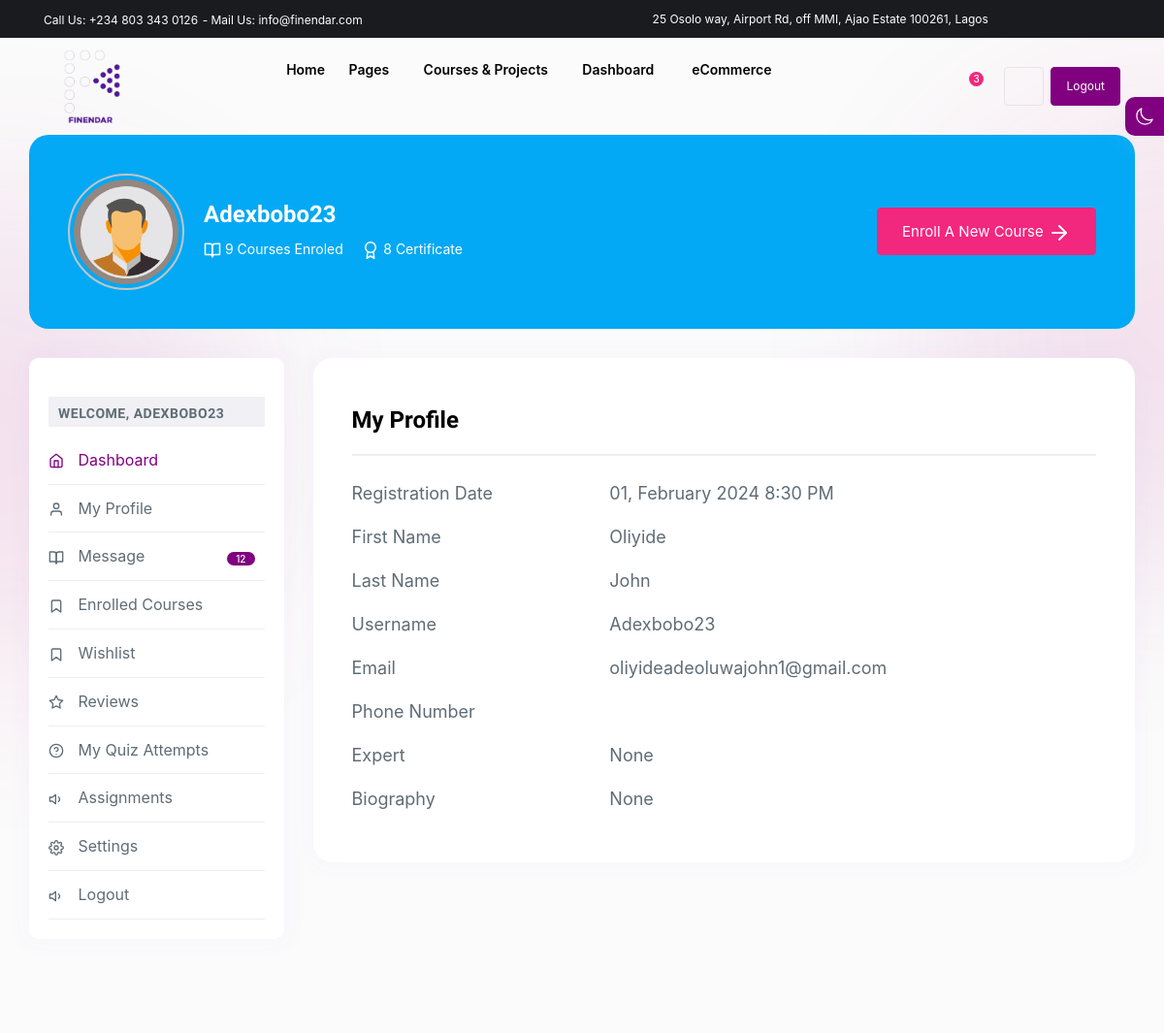
Page /participant/my-profile/ (signed in, upper part) on the earlier database version.
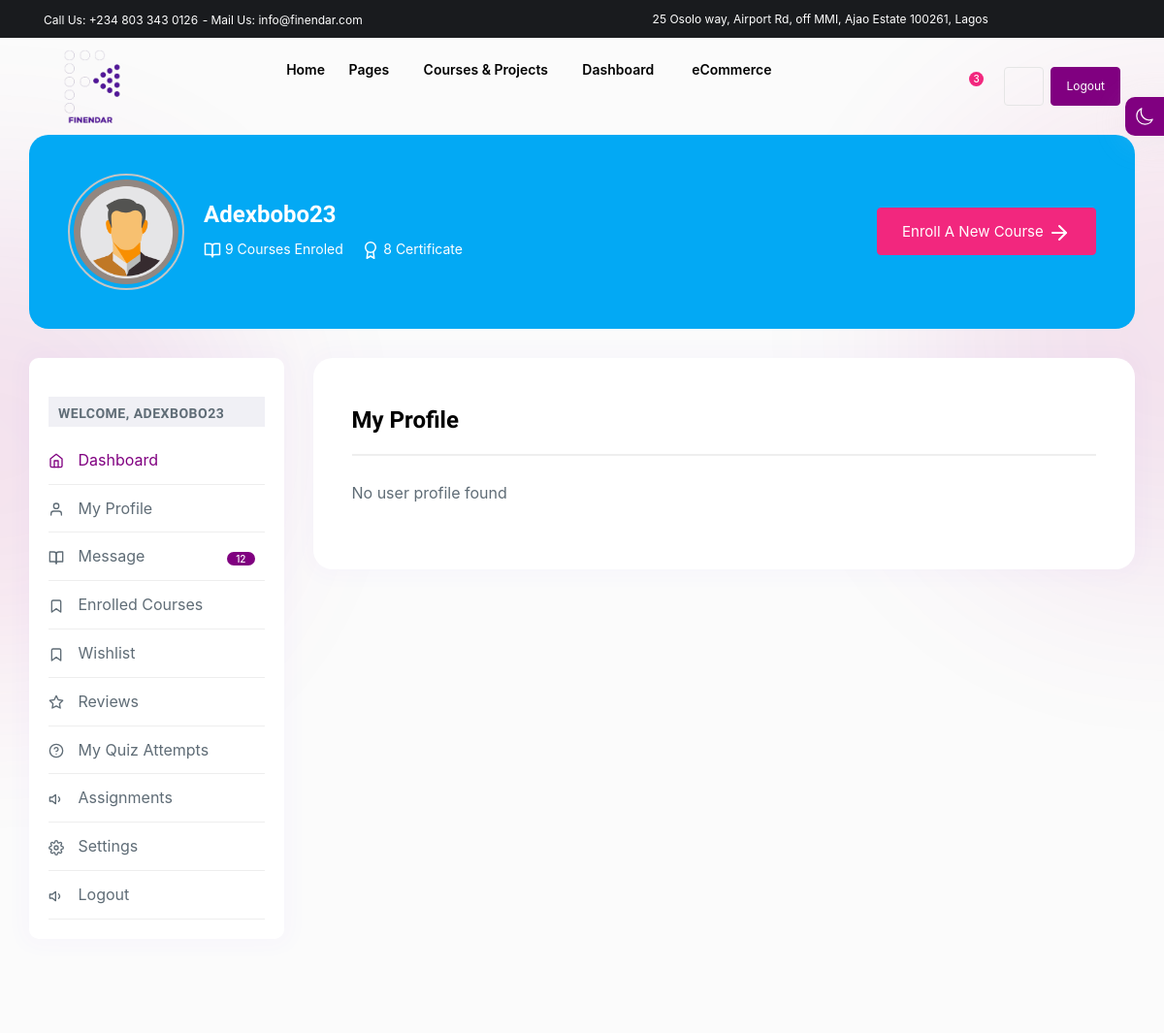
Same page on the later database version.
### userauth/models.py (models this page shows, shortened)
class Participant(AbstractUser):
    agreed_to_terms = models.BooleanField(default=False)
    groups = models.ManyToManyField(Group, related_name='participants')
    user_permissions = models.ManyToManyField(Permission, related_name='participant_permissions')

### participant/models.py (models this page shows, shortened)
class UserProfile(models.Model):
    user = models.OneToOneField(get_user_model(), on_delete=models.CASCADE)
    phone_number = models.CharField(max_length=15, blank=True, null=True)
    display_name = models.CharField(max_length=50, default='display_name')
    skill_occupation = models.CharField(max_length=100, blank=True, null=True)
    website_link = models.URLField(default='')
    bio = models.TextField(blank=True, null=True)
    profile_image = models.ImageField(upload_to='participant_profile_images/', blank=True, null=True)
    facebook = models.URLField(default='')
    twitter = models.URLField(default='')
    linkedin = models.URLField(default='')
    pinterest = models.URLField(default='')
    dribbble = models.URLField(default='')
    behance = models.URLField(default='')
    github = models.URLField(default='')

### participant/views.py (the view)
# urls.py: path('my-profile/', myprofile, name='my-profile'),
@login_required(login_url='login')
def myprofile(request):
    try:
        user_profile = UserProfile.objects.get(user=request.user)
    except ObjectDoesNotExist:
        user_profile = None
    return render(request, 'dashboard/student-profile.html', {'user_profile': user_profile})

### templates/dashboard/student-profile.html (shortened to what this page needs)
{% extends 'base.html' %}
{% load static %}
        {% block content%}
        <div class="dashboardarea sp_bottom_100">
            <div class="container-fluid full__width__padding">
                <div class="row">
                    <div class="col-xl-12">
                        <div class="dashboardarea__wraper">
                            <div class="dashboardarea__img">
                                <div class="dashboardarea__inner student__dashboard__inner">
                                    <div class="dashboardarea__left">
                                        <div class="dashboardarea__left__img">
                                            {% if user_profile and user_profile.profile_image and user_profile.profile_image.url %}
                                                <img loading="lazy"  src="{{ user_profile.profile_image.url }}" alt="">
                                            {% else %}
                                                <img loading="lazy" src="{% static '/img/avatar.jpg' %}" alt="" height="120px" width="50px">
                                            {% endif %}
                                        </div>
                                        {% if user.is_authenticated %}
                                        <div class="dashboardarea__left__content">
                                            <h4>{{user.username}}</h4>
                                            <ul>
                                                <li>
                                                9 Courses Enroled
                                                </li>
                                                <li>
                                                    8 Certificate
                                                </li>
                                            </ul>
                                        </div>
                                        {% endif %}
                                    </div>
                                    <div class="dashboardarea__right">
                                        <div class="dashboardarea__right__button">
                                            <a class="default__button" href="create-course.html">Enroll A New Course
                                                <svg xmlns="http://www.w3.org/2000/svg" width="24" height="24" viewBox="0 0 24 24" fill="none" stroke="currentColor" stroke-width="2" stroke-linecap="round" stroke-linejoin="round" class="feather feather-arrow-right"><line x1="5" y1="12" x2="19" y2="12"></line><polyline points="12 5 19 12 12 19"></polyline></svg></a>
                                        </div>
                                    </div>
                                </div>
                            </div>
                        </div>
                    </div>
                </div>
            </div>
            <div class="dashboard">
                <div class="container-fluid full__width__padding">
                    <div class="row">
                        <div class="col-xl-3 col-lg-3 col-md-12">
                            <div class="dashboard__inner sticky-top">
                                {% if user.is_authenticated %}
                                <div class="dashboard__nav__title">
                                    <h6>Welcome, {{user.username}} </h6>
                                </div>
                                {% endif %}
                                <div class="dashboard__nav">
                                    <ul>
                                        <li>
                                            <a class="active" href="{% url 'participant-dashboard' %}">
                                                Dashboard</a>
                                        </li>
                                        <li>
                                            <a href="{% url 'my-profile' %}">
                                                <svg xmlns="http://www.w3.org/2000/svg" width="24" height="24" viewBox="0 0 24 24" fill="none" stroke="currentColor" stroke-width="2" stroke-linecap="round" stroke-linejoin="round" class="feather feather-user"><path d="M20 21v-2a4 4 0 0 0-4-4H8a4 4 0 0 0-4 4v2"></path><circle cx="12" cy="7" r="4"></circle></svg>
                                                My Profile</a>
                                        </li>
                                        <li>
                                            <a href="{% url 'student-message' %}">
                                                Message</a><span class="dashboard__label">12</span>
                                        </li>
                                        <li>
                                            <a href="{% url 'my-course' %}">
                                                <svg xmlns="http://www.w3.org/2000/svg" width="24" height="24" viewBox="0 0 24 24" fill="none" stroke="currentColor" stroke-width="2" stroke-linecap="round" stroke-linejoin="round" class="feather feather-bookmark"><path d="M19 21l-7-5-7 5V5a2 2 0 0 1 2-2h10a2 2 0 0 1 2 2z"></path></svg>
                                                Enrolled Courses</a>
                                        </li>
                                        <li>
                                            <a href="{% url 'my-wishlist' %}">
                                                <svg xmlns="http://www.w3.org/2000/svg" width="24" height="24" viewBox="0 0 24 24" fill="none" stroke="currentColor" stroke-width="2" stroke-linecap="round" stroke-linejoin="round" class="feather feather-bookmark"><path d="M19 21l-7-5-7 5V5a2 2 0 0 1 2-2h10a2 2 0 0 1 2 2z"></path></svg>
                                                Wishlist</a>
                                        </li>
                                        <li>
                                            <a href="{% url 'student-reviews' %}">
                                                Reviews</a>
                                        </li>
                                        <li>
                                            <a href="{% url 'my-quiz' %}">
                                                My Quiz Attempts</a>
                                        </li>
                                        <li>
                                            <a href="{% url 'student-assignment' %}">
                                                Assignments</a>
                                        </li>
                                        <li>
                                            <a href="{% url 'student-settings' %}">
                                               Settings</a>
                                        </li>
                                        <li>
                                            <a href="{% url 'logout' %}">
                                                Logout</a>
                                        </li>
                                    </ul>
                                </div>
                            </div>
                        </div>
                        <div class="col-xl-9 col-lg-9 col-md-12">
                            <div class="dashboard__content__wraper">
                                <div class="dashboard__section__title">
                                    <h4>My Profile</h4>
                                </div>
                                {% if user_profile %}
                                    <div class="row">
                                        <div class="col-lg-4 col-md-4">
                                            <div class="dashboard__form">Registration Date</div>
                                        </div>
                                        <div class="col-lg-8 col-md-8">
                                            <div class="dashboard__form">{{ user_profile.user.date_joined|date:"d, F Y g:i A" }}</div>
                                        </div>
                                        <div class="col-lg-4 col-md-4">
                                            <div class="dashboard__form dashboard__form__margin">First Name</div>
                                        </div>
                                        <div class="col-lg-8 col-md-8">
                                            <div class="dashboard__form dashboard__form__margin">{{ user_profile.user.first_name }}</div>
                                        </div>
                                        <div class="col-lg-4 col-md-4">
                                            <div class="dashboard__form dashboard__form__margin">Last Name</div>
                                        </div>
                                        <div class="col-lg-8 col-md-8">
                                            <div class="dashboard__form dashboard__form__margin">{{ user_profile.user.last_name }}</div>
                                        </div>
                                        <div class="col-lg-4 col-md-4">
                                            <div class="dashboard__form dashboard__form__margin">Username</div>
                                        </div>
                                        <div class="col-lg-8 col-md-8">
                                            <div class="dashboard__form dashboard__form__margin">{{ user_profile.user.username }}</div>
                                        </div>
                                        <div class="col-lg-4 col-md-4">
                                            <div class="dashboard__form dashboard__form__margin">Email</div>
                                        </div>
                                        <div class="col-lg-8 col-md-8">
                                            <div class="dashboard__form dashboard__form__margin">{{ user_profile.user.email }}</div>
                                        </div>
                                        <div class="col-lg-4 col-md-4">
                                            <div class="dashboard__form dashboard__form__margin">Phone Number</div>
                                        </div>
                                        <div class="col-lg-8 col-md-8">
                                        </div>
                                        <div class="col-lg-4 col-md-4">
                                            <div class="dashboard__form dashboard__form__margin">Expert</div>
                                        </div>
                                        <div class="col-lg-8 col-md-8">
                                            <div class="dashboard__form dashboard__form__margin">{{ user_profile.skill_occupation }}</div>
                                        </div>
                                        <div class="col-lg-4 col-md-4">
                                            <div class="dashboard__form dashboard__form__margin">Biography</div>
                                        </div>
                                        <div class="col-lg-8 col-md-8">
                                            <div class="dashboard__form dashboard__form__margin">{{ user_profile.bio }}</div>
                                        </div>
                                    </div>
                                {% else %}
                                    <p>No user profile found</p>
                                {% endif %}
                            </div>
                        </div>
                    </div>
                </div>
            </div>
        </div>
         {% endblock %}

Differences in the rows shown:
removed UserProfile: user.date_joined "01, February 2024 8:30 PM", user.first_name "Oliyide", user.last_name "John", user.username "Adexbobo23", user.email "oliyideadeoluwajohn1@gmail.com", skill_occupation "None", bio "None"
Other differences:
text no longer shown: "Registration Date First Name Last Name Username Email Phone Number Expert Biography"
text now shown: "No user profile found"
